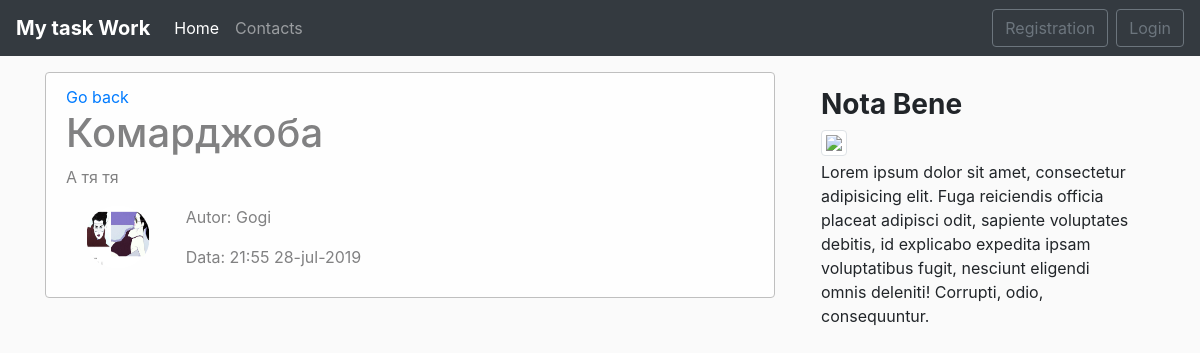
The app's page /post/2/ with its own data.
### blog/models.py (models this page shows, shortened)
class Post(models.Model):
    title   =   models.CharField(max_length=50)
    text    =   models.TextField()
    date    =   models.DateTimeField(default = timezone.now)
    autor   =   models.ForeignKey(User, on_delete = models.CASCADE)
    def __str__(self):
        return self.title

### hostes/models.py (models this page shows, shortened)
class Profile(models.Model):
    user = models.OneToOneField(User,on_delete = models.CASCADE)
    img =  models.ImageField(default='default.jpg', upload_to='user_images')

### blog/views.py (the view)
# urls.py: path('post/<int:pk>/', views.PostDetailView.as_view(), name='blog_detail'),
class PostDetailView(DetailView):
    model = Post
    def get_context_data(self, **kwards):
        ctx = super(PostDetailView, self).get_context_data(**kwards)
        ctx['title'] = Post.objects.filter(pk=self.kwargs['pk']).first()
        return ctx

### blog/templates/blog/post_detail.html (shortened to what this page needs)
{% extends 'blog/main.html' %}
{% load crispy_forms_tags%}
{% block main_section%}
<div class='alert alert-light'>
  <a href="{%url 'blog'%}">Go back</a>
    <h1>  {{object.title}}   </h1>
    <p> {{object.text}} </p>
    <div class="row">
      <div class="col-md-2">
        {% if object.autor.profile.img %}
        <img src="{{object.autor.profile.img.url}}" alt="{{object.avtor}}" class="user_image">
        {%else%}
        <img src="/pictures/default.jpg" alt="{{object.avtor}}" class="user_image">
        {%endif%}
      </div>
      <div class="col-md-10">
        {% if object.autor %}
          <p>Autor: {{object.autor}}</p>
        {%else%}
          <p>Autor: Anon </p>
        {%endif%}
      <p>Data: {{object.date| date:"G:i j-b-Y"}}</p>
      </div>
    </div>
</div>
{%endblock main_section%}

### blog/static/blog/main.css (style rules this page uses)
body { background: #fafafa }
.alert-light { border-color: #bfbfbf }
.user_image { width:64px; height:64px; border-radius: 50%; margin-right: 10px; margin-left: 20px; }

### records on screen
Post: title "Комарджоба", text "А тя тя", autor.profile.img (picture), autor "Gogi", date "21:55 28-jul-2019"
